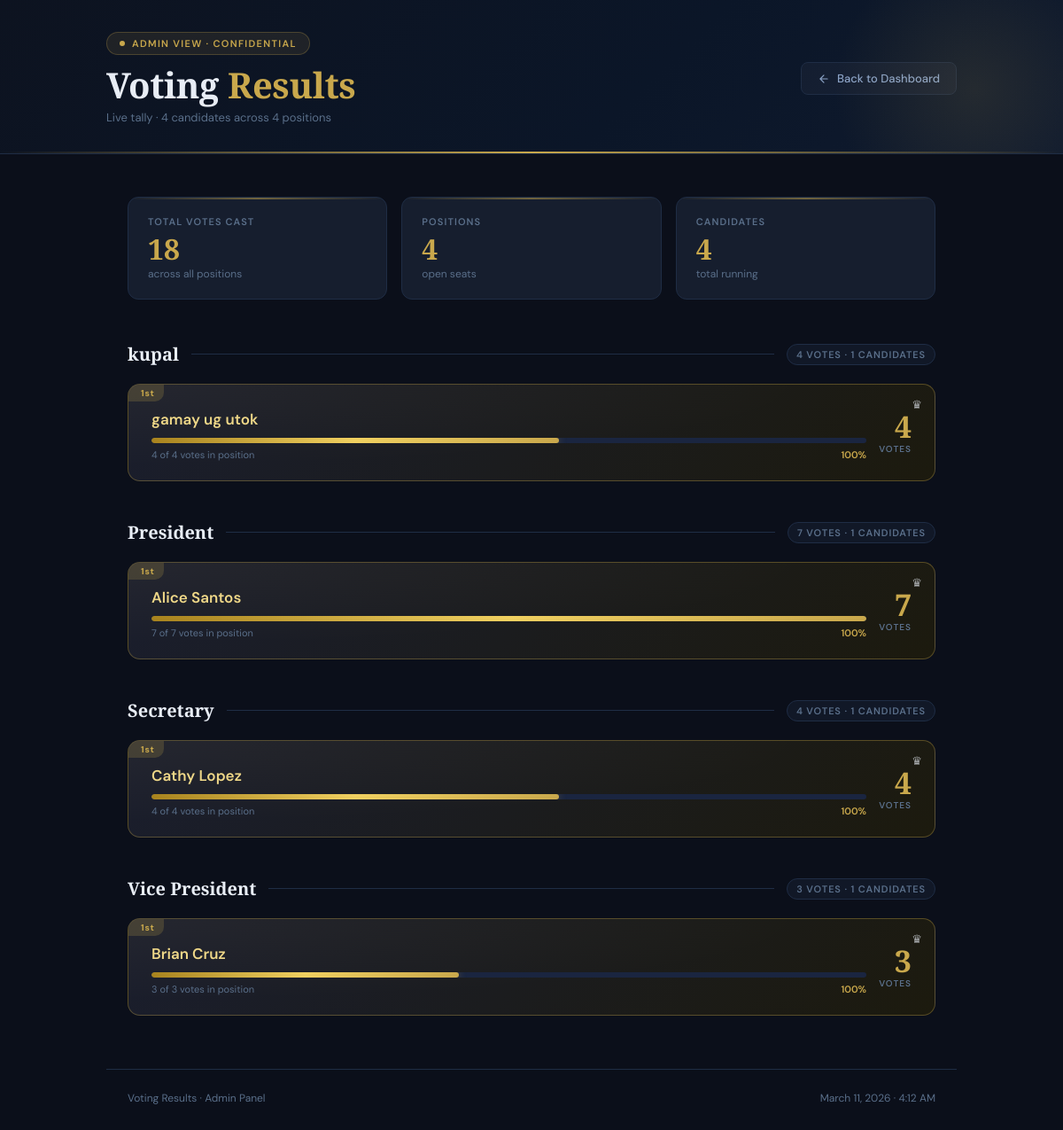
Screenshot of /admin/results.php (signed in) with the database file from the repository.
### tables this page shows
CREATE TABLE `candidates` (
  `id` int(11) NOT NULL,
  `name` varchar(50) NOT NULL,
  `position` varchar(50) NOT NULL,
  `votes` int(11) DEFAULT 0
);

### admin/results.php (the view, shortened to what this page needs)
<?php
include '../db.php';
$result = $conn->query("SELECT name, position, votes FROM candidates ORDER BY position, votes DESC");
$candidates = [];
$maxVotes = 0;
while($row = $result->fetch_assoc()) {
    $candidates[] = $row;
    if($row['votes'] > $maxVotes) $maxVotes = $row['votes'];
}
$grouped = [];
foreach($candidates as $c) {
    $grouped[$c['position']][] = $c;
}
?>
<!DOCTYPE html>
<html lang="en">
<head>
</head>
<body>
<header>
    <div class="header-inner">
        <div>
            <div class="header-badge"><span></span> Admin View · Confidential</div>
            <h1>Voting <em>Results</em></h1>
            <p class="header-meta">Live tally · <?php echo count($candidates); ?> candidates across <?php echo count($grouped); ?> position<?php echo count($grouped) !== 1 ? 's' : ''; ?></p>
        </div>
        <a href="dashboard.php" class="back-btn">
            <svg viewBox="0 0 24 24" fill="none" stroke="currentColor" stroke-width="2" stroke-linecap="round" stroke-linejoin="round">
                <path d="M19 12H5M12 5l-7 7 7 7"/>
            </svg>
            Back to Dashboard
        </a>
    </div>
</header>
<main>
    <?php
        $totalVotes = array_sum(array_column($candidates, 'votes'));
        $positions  = count($grouped);
        $totalCands = count($candidates);
    ?>
    <div class="summary">
        <div class="stat-card">
            <div class="stat-label">Total Votes Cast</div>
            <div class="stat-value"><?php echo number_format($totalVotes); ?></div>
            <div class="stat-sub">across all positions</div>
        </div>
        <div class="stat-card">
            <div class="stat-label">Positions</div>
            <div class="stat-value"><?php echo $positions; ?></div>
            <div class="stat-sub">open seat<?php echo $positions !== 1 ? 's' : ''; ?></div>
        </div>
        <div class="stat-card">
            <div class="stat-label">Candidates</div>
            <div class="stat-value"><?php echo $totalCands; ?></div>
            <div class="stat-sub">total running</div>
        </div>
    </div>
    <?php foreach($grouped as $position => $cands):
        $posTotal = array_sum(array_column($cands, 'votes'));
    ?>
    <div class="position-group">
        <div class="position-title">
            <h2><?php echo htmlspecialchars($position); ?></h2>
            <div class="position-line"></div>
            <span class="position-count"><?php echo $posTotal; ?> votes · <?php echo count($cands); ?> candidates</span>
        </div>
        <?php foreach($cands as $i => $c):
            $isWinner = ($i === 0);
            $pct = $posTotal > 0 ? round(($c['votes'] / $posTotal) * 100, 1) : 0;
            $barWidth = $maxVotes > 0 ? round(($c['votes'] / $maxVotes) * 100) : 0;
            $rank = $i + 1;
        ?>
        <div class="candidate-card <?php echo $isWinner ? 'winner' : ''; ?>"
             data-bar="<?php echo $barWidth; ?>">
            <span class="rank"><?php echo $rank === 1 ? '1st' : ($rank === 2 ? '2nd' : ($rank === 3 ? '3rd' : $rank.'th')); ?></span>
            <?php if($isWinner): ?><span class="winner-crown">♛</span><?php endif; ?>
            <div class="candidate-info">
                <div class="candidate-name"><?php echo htmlspecialchars($c['name']); ?></div>
                <div class="bar-wrap">
                    <div class="bar-track">
                        <div class="bar-fill" style="width:0%" data-width="<?php echo $barWidth; ?>%"></div>
                    </div>
                    <div class="bar-label">
                        <span><?php echo $c['votes']; ?> of <?php echo $posTotal; ?> votes in position</span>
                        <span class="bar-pct"><?php echo $pct; ?>%</span>
                    </div>
                </div>
            </div>
            <div class="vote-count">
                <div class="vote-num"><?php echo number_format($c['votes']); ?></div>
                <div class="vote-label">votes</div>
            </div>
        </div>
        <?php endforeach; ?>
    </div>
    <?php endforeach; ?>
</main>
<footer>
    <span>Voting Results · Admin Panel</span>
    <span><?php echo date('F j, Y · g:i A'); ?></span>
</footer>
</body>
</html>

### rows the page displays
candidates: name "gamay ug utok", $barWidth 57 (drawn), votes "4", posTotal "4", votes "100"
candidates: name "Alice Santos", votes "7", posTotal "7", votes "100"
candidates: name "Cathy Lopez", $barWidth 57 (drawn), votes "4", posTotal "4", votes "100"
candidates: name "Brian Cruz", $barWidth 43 (drawn), votes "3", posTotal "3", votes "100"

### other values shown
count($candidates) "4"
count($grouped) "4"
$totalVotes "18"
$positions "4"
$totalCands "4"
$position "kupal"
$posTotal "4"
count($cands) "1"
$position "President"
$posTotal "7"
$position "Secretary"
$position "Vice President"
$posTotal "3"
